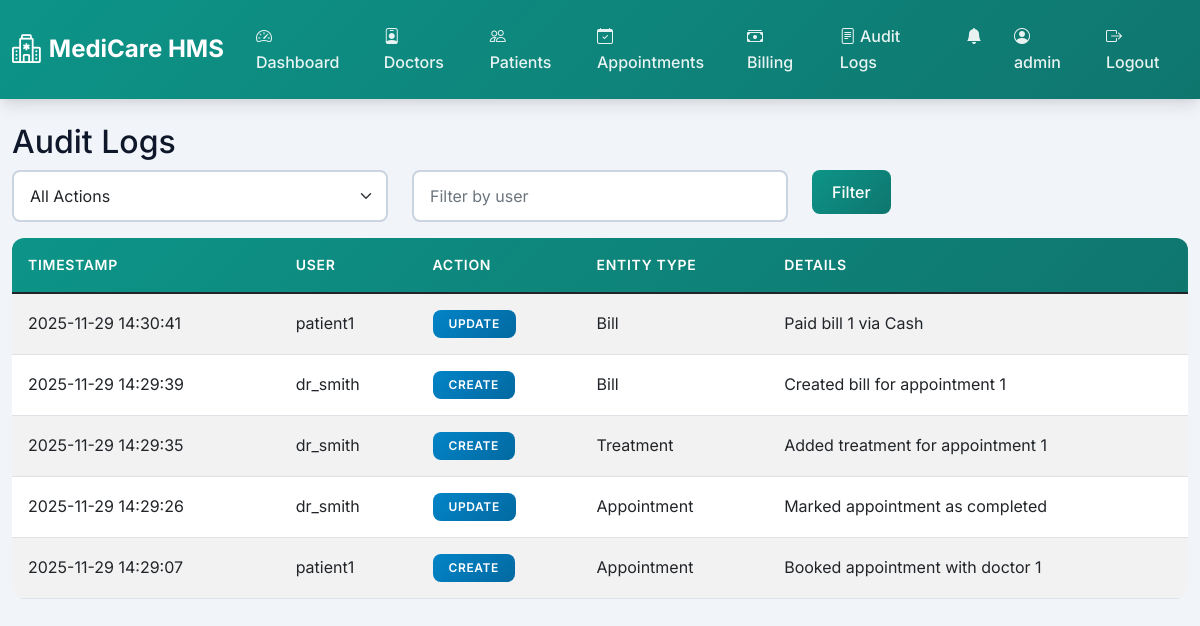
Screenshot of /admin/audit-logs (signed in) with the database file from the repository.
### models.py (models this page shows, shortened)
class AuditLog(db.Model):
    __tablename__ = 'audit_logs'
    id = db.Column(db.Integer, primary_key=True)
    user_id = db.Column(db.Integer, db.ForeignKey('users.id'), nullable=False)
    action = db.Column(db.String(50), nullable=False)  # CREATE, UPDATE, DELETE
    entity_type = db.Column(db.String(50), nullable=False)
    entity_id = db.Column(db.Integer)
    details = db.Column(db.Text)
    created_at = db.Column(db.DateTime, default=datetime.utcnow)
    user = db.relationship('User', backref='audit_logs')

class User(db.Model):
    __tablename__ = 'users'
    id = db.Column(db.Integer, primary_key=True)
    username = db.Column(db.String(80), unique=True, nullable=False)
    password_hash = db.Column(db.String(255), nullable=False)
    email = db.Column(db.String(120), unique=True, nullable=False)
    phone = db.Column(db.String(20))
    role = db.Column(db.String(20), nullable=False)  # admin, doctor, patient
    full_name = db.Column(db.String(150))
    date_of_birth = db.Column(db.Date)
    gender = db.Column(db.String(10))
    address = db.Column(db.Text)
    profile_image = db.Column(db.String(255))
    is_active = db.Column(db.Boolean, default=True)
    created_at = db.Column(db.DateTime, default=datetime.utcnow)
    last_login = db.Column(db.DateTime)

### routes/admin.py (the view)
@bp.route('/audit-logs')
@role_required('admin')
def audit_logs():
    filter_action = request.args.get('action', '')
    filter_user = request.args.get('user', '')
    query = AuditLog.query
    if filter_action:
        query = query.filter_by(action=filter_action)
    if filter_user:
        query = query.join(User).filter(User.username.contains(filter_user))
    logs = query.order_by(AuditLog.created_at.desc()).all()
    return render_template('admin/audit_logs.html', logs=logs)

### app.py (called while the page is built)
@app.context_processor
def inject_notifications():
    if 'user_id' in session:
        from utils.notifications import get_unread_count
        return {'unread_count': get_unread_count(session['user_id'])}
    return {'unread_count': 0}

### utils/auth.py (called while the page is built)
def role_required(role):
    def decorator(f):
        @wraps(f)
        def decorated_function(*args, **kwargs):
            if 'user_id' not in session:
                flash('Please log in to access this page.', 'error')
                return redirect(url_for('shared.login'))
            if session.get('role') != role:
                flash('You do not have permission to access this page.', 'error')
                return redirect(url_for('shared.login'))
            return f(*args, **kwargs)
        return decorated_function
    return decorator

### utils/notifications.py (called while the page is built)
def get_unread_count(user_id):
    return Notification.query.filter_by(user_id=user_id, is_read=False).count()

### templates/admin/audit_logs.html (shortened to what this page needs)
{% extends "base.html" %}
{% block content %}
<h2>Audit Logs</h2>
<form method="GET" class="mb-3">
    <div class="row">
        <div class="col-md-4">
            <select class="form-select" name="action">
                <option value="">All Actions</option>
            </select>
        </div>
        <div class="col-md-4">
            <input type="text" class="form-control" name="user" placeholder="Filter by user">
        </div>
        <div class="col-md-4">
            <button type="submit" class="btn btn-primary">Filter</button>
        </div>
    </div>
</form>
<table class="table table-striped">
    <thead>
        <tr>
            <th>Timestamp</th>
            <th>User</th>
            <th>Action</th>
            <th>Entity Type</th>
            <th>Details</th>
        </tr>
    </thead>
    <tbody>
        {% for log in logs %}
        <tr>
            <td>{{ log.created_at.strftime('%Y-%m-%d %H:%M:%S') }}</td>
            <td>{{ log.user.username }}</td>
            <td><span class="badge bg-info">{{ log.action }}</span></td>
            <td>{{ log.entity_type }}</td>
            <td>{{ log.details }}</td>
        </tr>
        {% else %}
        <tr>
            <td colspan="5" class="text-center">No audit logs found</td>
        </tr>
        {% endfor %}
    </tbody>
</table>
{% endblock %}

### static/css/style.css (style rules this page uses)
:root { --primary-color: #0d9488; --primary-dark: #0f766e; --primary-light: #14b8a6; --secondary-color: #7c3aed; --secondary-dark: #6d28d9; --accent-color: #f97316; --danger-color: #dc2626; --warning-color: #eab308; --success-color: #16a34a; --info-color: #0284c7; --dark-bg: #0f172a; --light-bg: #f1f5f9; --card-bg: #ffffff; --text-primary: #0f172a; --text-secondary: #475569; --border-color: #cbd5e1; --shadow: 0 1px 3px 0 rgba(0, 0, 0, 0.1), 0 1px 2px 0 rgba(0, 0, 0, 0.06); --shadow-lg: 0 10px 15px -3px rgba(0, 0, 0, 0.1), 0 4px 6px -2px rgba(0, 0, 0, 0.05); --medical-teal: #0d9488; --medical-purple: #7c3aed; --medical-orange: #f97316; }
* { margin: 0; padding: 0; box-sizing: border-box; }
body { font-family: 'Inter', -apple-system, BlinkMacSystemFont, 'Segoe UI', Roboto, sans-serif; background-color: var(--light-bg); color: var(--text-primary); line-height: 1.6; }
.btn { border-radius: 0.5rem; padding: 0.625rem 1.25rem; font-weight: 500; transition: all 0.3s ease; border: none; }
.btn-primary { background: linear-gradient(135deg, var(--medical-teal) 0%, var(--primary-dark) 100%); }
.form-control, .form-select { border: 2px solid var(--border-color); border-radius: 0.5rem; padding: 0.75rem 1rem; transition: all 0.3s ease; }
.table { background-color: white; border-radius: 0.75rem; overflow: hidden; }
.table thead { background: linear-gradient(135deg, var(--medical-teal) 0%, var(--primary-dark) 100%); color: white; }
.table thead th { border: none; padding: 1rem; font-weight: 600; text-transform: uppercase; font-size: 0.875rem; letter-spacing: 0.05em; }
.table tbody tr { transition: background-color 0.2s ease; }
.table tbody td { padding: 1rem; vertical-align: middle; }
.badge { padding: 0.5rem 1rem; border-radius: 0.5rem; font-weight: 600; font-size: 0.75rem; text-transform: uppercase; letter-spacing: 0.05em; }
.badge.bg-info { background: linear-gradient(135deg, var(--info-color) 0%, #0369a1 100%) !important; }
* { transition: background-color 0.2s ease, color 0.2s ease; }

### rows the page displays
AuditLog: created_at "2025-11-29 14:30:41", user.username "patient1", action "UPDATE", entity_type "Bill", details "Paid bill 1 via Cash"
AuditLog: created_at "2025-11-29 14:29:39", user.username "dr_smith", action "CREATE", entity_type "Bill", details "Created bill for appointment 1"
AuditLog: created_at "2025-11-29 14:29:35", user.username "dr_smith", action "CREATE", entity_type "Treatment", details "Added treatment for appointment 1"
AuditLog: created_at "2025-11-29 14:29:26", user.username "dr_smith", action "UPDATE", entity_type "Appointment", details "Marked appointment as completed"
AuditLog: created_at "2025-11-29 14:29:07", user.username "patient1", action "CREATE", entity_type "Appointment", details "Booked appointment with doctor 1"

### other values shown
{{ session.username }} "admin"
